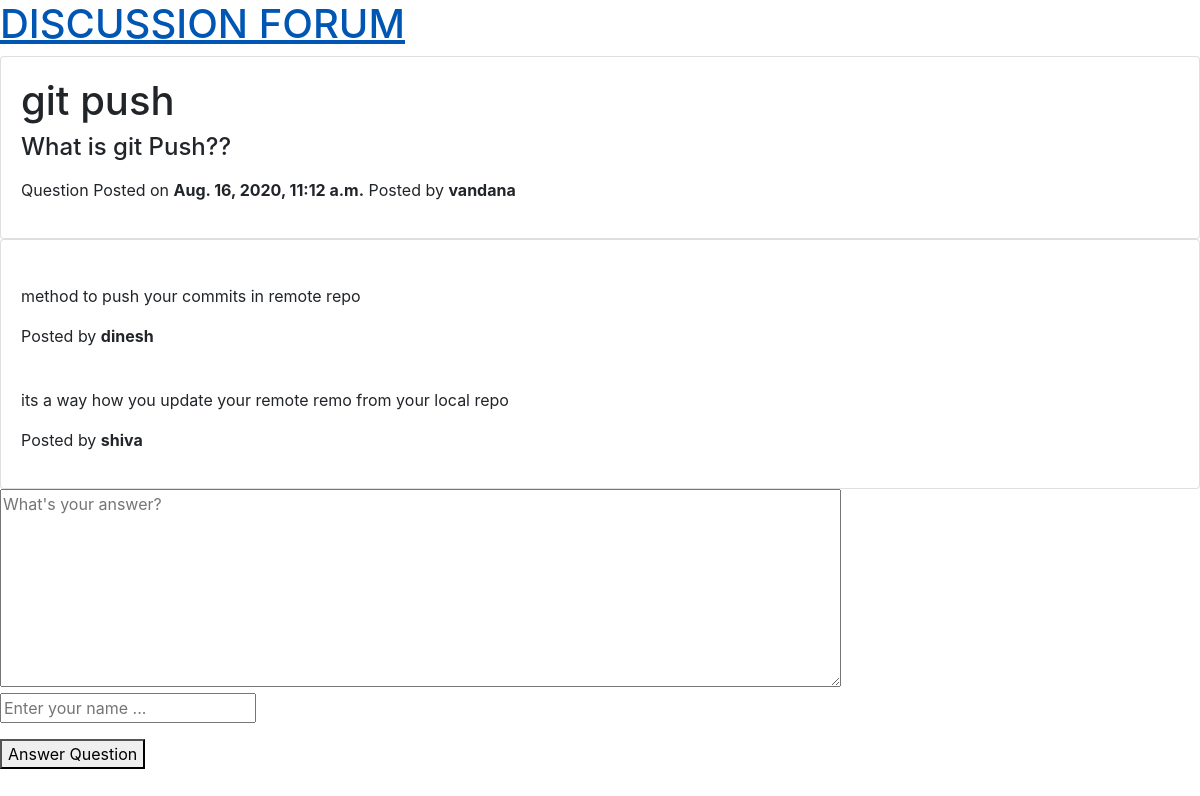
/question/3/git-push, run on the app's committed database.
### qa/models.py (models this page shows, shortened)
class Question(models.Model):
    qid = models.AutoField(primary_key=True)
    question_title = models.CharField(max_length=100)
    question_text = models.TextField(max_length=50000)
    date_posted = models.DateTimeField(auto_now_add=True)
    posted_by = models.TextField(max_length=20)
    slug = models.SlugField(max_length=40)

class Answer(models.Model):
    aid = models.AutoField(primary_key=True)
    qid = models.ForeignKey(Question, on_delete=models.CASCADE)
    answer_text = models.TextField(max_length=50000)
    date_posted = models.DateTimeField(auto_now_add=True)
    posted_by = models.TextField(max_length=20)

### qa/views.py (the view)
# urls.py: path('question/<int:qid>/<slug:qslug>', viewquestion),
def viewquestion(request, qid, qslug):
    context = {}
    question = Question.objects.get(qid=qid, slug=qslug)
    question_json = json.loads(serializers.serialize('json', [ question ]))[0]['fields']
    question_json['date_posted'] = question.date_posted
    question_json['qid'] = question.qid
    question_json['question_text'] = bleach.clean(markdown2.markdown(question_json['question_text']), tags=['p', 'pre','code', 'sup', 'strong', 'hr', 'sub', 'a'])
    context['question'] = question_json
    context['answers'] = []
    answers = Answer.objects.filter(qid=qid)
    for answer in answers:
        answer.answer_text = bleach.clean(markdown2.markdown(answer.answer_text), tags=['p', 'pre','code', 'sup', 'strong', 'hr', 'sub', 'a'])
        context['answers'].append(answer)
    return render(request, 'view-question.html', context)

### templates/view-question.html (shortened to what this page needs)
{% load static %}
<!DOCTYPE html>
<html lang="en" dir="ltr">
    <head>
        <link rel="stylesheet" href="https://stackpath.bootstrapcdn.com/bootstrap/4.5.2/css/bootstrap.min.css">
    </head>
    <body>
        <a href="{% url 'home' %}">
            <h1>DISCUSSION FORUM</h1>
        </a>
        <div class="content">
            <div class="card">
                <div class="card-body">
            <h1>{{ question.question_title }}</h1>
            <h4>{{ question.question_text|safe }}</h4>
            <p class="questiondetails">
                <span>Question Posted on <strong>{{ question.date_posted }}</strong></span>
                <span>Posted by <strong>{{ question.posted_by }}</strong></span>
            </p>
                </div>
            </div>
            <div class="card">
                <div class="card-body">
                    <div id="answers">
                    {% for answer in answers %}
                            <br>
                            {{ answer.answer_text|safe }}
                            <p class="answerdetails">
                                <span>Posted by <strong>{{ answer.posted_by }}</strong></span>
                            </p>
                    {% endfor %}
                    </div>
                </div>
            </div>
                <textarea name="answer" id="answer" rows="8" cols="80" placeholder="What's your answer?"></textarea><p />
                <input type="text" id="posted_by" name="posted_by" value="" autocomplete="off" placeholder="Enter your name ..."><p />
                <button name="answer_question" id="answer_question">Answer Question</button>
        </div>
    </body>
</html>

### data on the page
Question: question_title "git push", question_text "What is git Push??", date_posted "Aug. 16, 2020, 11:12 a.m.", posted_by "vandana"
Answer: answer_text "method to push your commits in remote repo", posted_by "dinesh"
Answer: answer_text "its a way how you update your remote remo from your local repo", posted_by "shiva"
